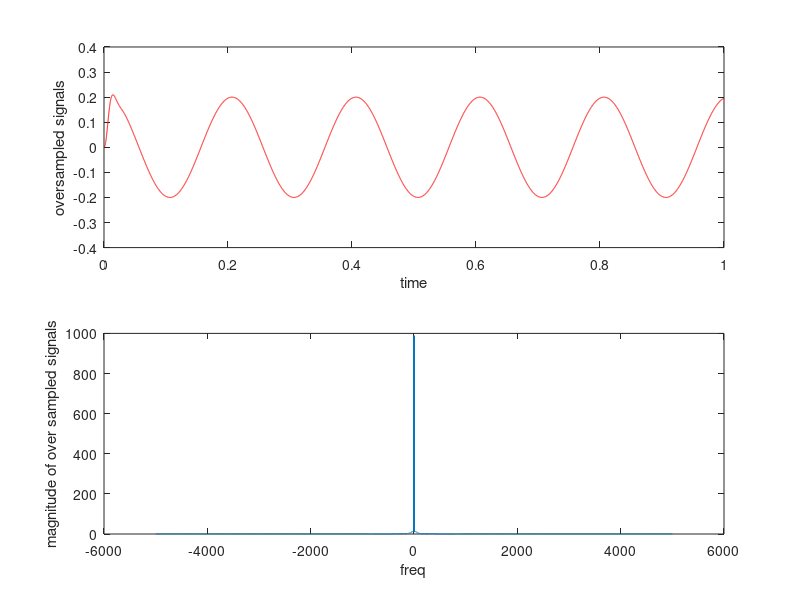
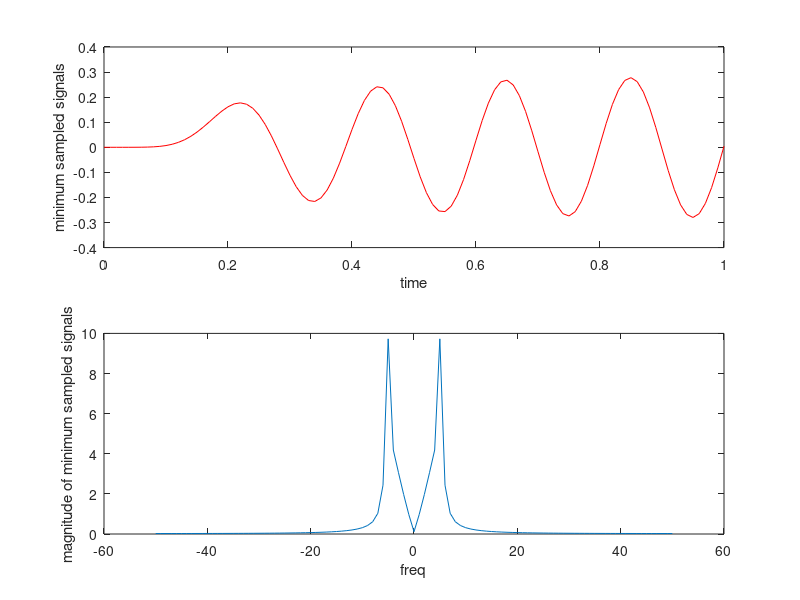
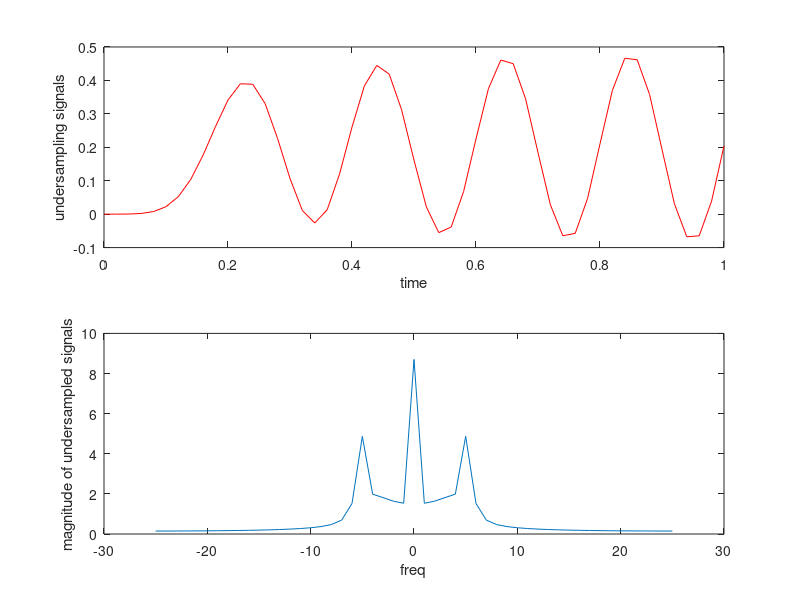

Source code (MATLAB) for these figures, in order:
%%
%--------------part2--------------------------------- 
% reconstruction from oversampling 
t=0:0.001:1;% time signal Ts = 0.001 then fs =1000;
y=2*cos(2*pi*5*t); %fm = 5  
[B,A] = butter(3,1000/100000,'low'); % normalized cutoff frequency = 0.01
zero_added_signal=zeros(1,length(y)*10); 
for i=1:length(y) 
zero_added_signal(i*10)=y(i); 
end 
zero_added_signal(1:9)=[];

% Adding zeros enhances the signal display and don't change the 
%spectrum,it changes sampling freq. only 
t=linspace(0,1,length(zero_added_signal)); 
filtered_signal = filter(B,A,zero_added_signal); 
figure(1)

subplot(2,1,1)
plot(t,filtered_signal,'r' ) 
xlabel('time') 
ylabel('oversampled signals') 
s=fft(filtered_signal); 
s=fftshift(s); 
fs=10000;
freq=linspace(-fs/2,fs/2,length(s)); 

subplot(2,1,2)
plot(freq,abs(s)) 
xlabel('freq') 
ylabel('magnitude of over sampled signals') 
% construction from minimum sampling 
t=0:1/10:1; % fs = 2fm =10 (critical sampling )
y=2*cos(2*pi*5*t); 
[B,A] = butter(10,0.1,'low' ); 
zero_added_signal=zeros(1,length(y)*10); 
for i=1:length(y) 
zero_added_signal(i*10)=y(i); 
end 
zero_added_signal(1:9)=[]; 


t=linspace(0,1,length(zero_added_signal)); 
filtered_signal = filter(B,A,zero_added_signal);
figure(2)

subplot(2,1,1)
plot(t,filtered_signal,'r' ) 
xlabel('time') 
ylabel('minimum sampled signals') 
s=fft(filtered_signal); 
s=fftshift(s); 
fs=100; % why 100?? By adding zeros between each sample of the original signal,
                    % the minimum sampled signal has a higher sampling rate than
                    % the original signal which is equal 10*10
freq=linspace(-fs/2,fs/2,length(s)); 
subplot(2,1,2)
plot(freq,abs(s)) 
xlabel('freq') 
ylabel('magnitude of minimum sampled signals') 
% construction from undersampling sampling 
t=0:0.2:1; %fs = 5 less than nyquest rate (fN=10); 
y=2*cos(2*pi*5*t); 
[B,A] = butter(10,0.2,'low' ); 
% complete this part as shown in the construction from minimum sampling 
%and do the necessary changes , you have to do low pass filtering and 
% displays the spectrum 
zero_added_signal=zeros(1,length(y)*10); 
for i=1:length(y) 
zero_added_signal(i*10)=y(i); 
end 
zero_added_signal(1:9)=[]; 


t=linspace(0,1,length(zero_added_signal)); 
filtered_signal = filter(B,A,zero_added_signal);
figure(3)
subplot(2,1,1)

plot(t,filtered_signal,'r' ) 
xlabel('time')
ylabel('undersampling signals') 
s=fft(filtered_signal); 
s=fftshift(s); 
fs=50;
freq=linspace(-fs/2,fs/2,length(s)); 
subplot(2,1,2)
plot(freq,abs(s)) 
xlabel('freq') 
ylabel('magnitude of undersampled signals') 
% Figure 6: This shows the spectrum of the undersampled signal. 
% It suffers from aliasing, as seen by the presence of additional frequency 
% components that were not present in the original signal.